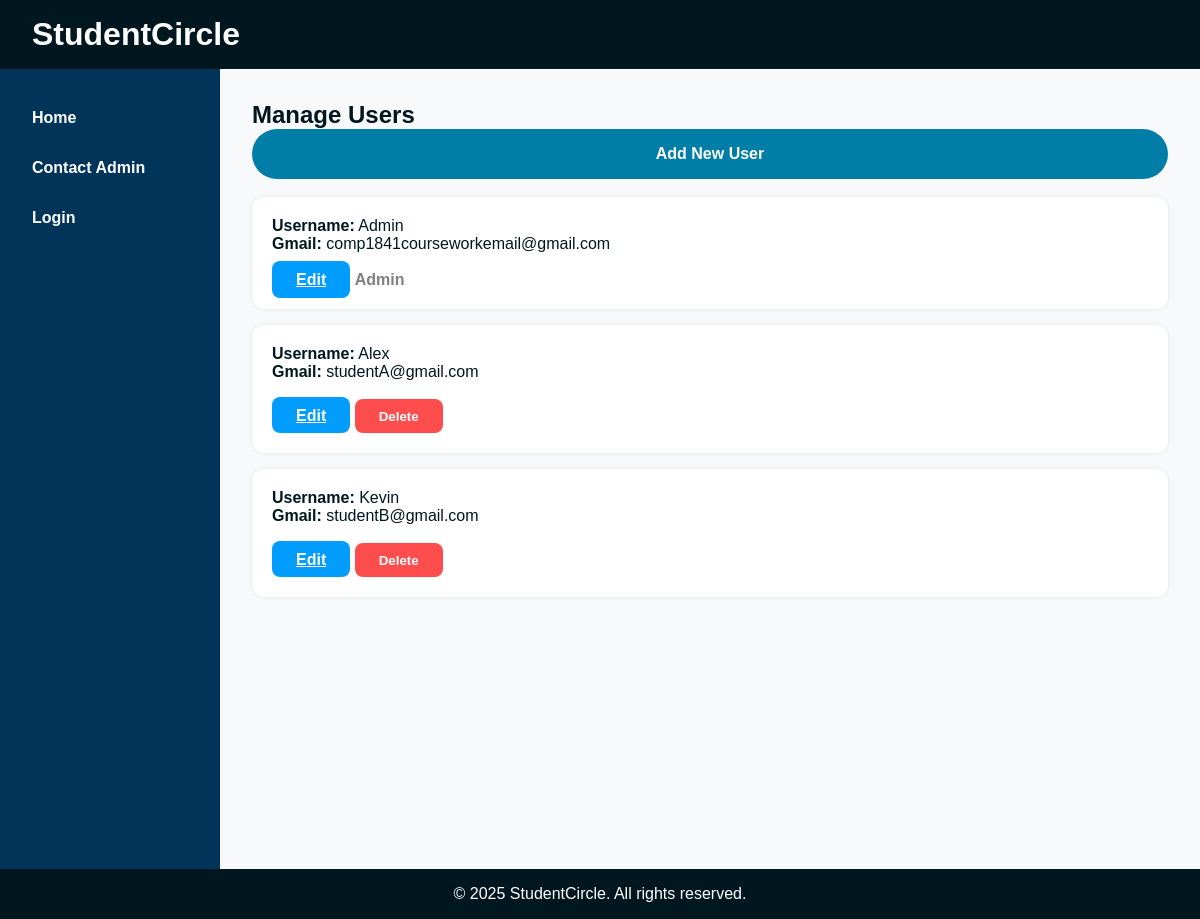
The page /usermanagement/users.php on the database its author committed.
### tables this page shows
CREATE TABLE `users` (
  `id` int(11) NOT NULL,
  `username` varchar(50) NOT NULL,
  `gmail` varchar(100) NOT NULL,
  `password` varchar(255) NOT NULL,
  `role` varchar(20) NOT NULL DEFAULT 'student'
);

### usermanagement/users.php (called while the page is built, shortened)
<?php
require_once '../includes/DatabaseConnection.php';
require_once '../includes/DatabaseFunction.php';
$users = getAllUsers($pdo);
include '../templates/users.html.php';
include '../templates/layout.html.php';

### includes/DatabaseFunction.php (called while the page is built, shortened)
<?php
function getAllUsers($pdo) {
    $stmt = $pdo->query('SELECT * FROM users');
    return $stmt->fetchAll();
}
?>

### templates/users.html.php (the view, shortened to what this page needs)
<h2>Manage Users</h2>
<?php if (!isset($_GET['add']) || $_GET['add'] !== 'new'): ?>
  <a href="users.php?add=new" class="question-post-button">Add New User</a>
<?php endif; ?>
<br />
<?php if (empty($users)): ?>
    <p>No users found.</p>
<?php else: ?>
    <div class="user-list">
        <?php foreach ($users as $user): ?>
            <div class="user-card">
                <p><strong>Username:</strong> <?= htmlspecialchars($user['username']) ?></p>
                <p><strong>Gmail:</strong> <?= htmlspecialchars($user['gmail']) ?></p>
                <br />
                <div class="user-actions">
                    <a href="edituser.php?id=<?= $user['id'] ?>" class="edit-button">Edit</a>
                    <?php if ($user['role'] !== 'admin'): ?>
                        <form action="deleteuser.php" method="POST" onsubmit="return confirm('Are you sure you want to delete this user?');" style="display:inline;">
                            <button type="submit" class="delete-button">Delete</button>
                        </form>
                    <?php else: ?>
                        <span style="color: gray; font-weight: bold;">Admin</span>
                    <?php endif; ?>
                </div>
            </div>
        <?php endforeach; ?>
    </div>
<?php endif; ?>

### css/style.css (style rules this page uses)
* { margin: 0; padding: 0; box-sizing: border-box; }
body { font-family: Arial, sans-serif; background-color: #FFFFFF; color: #00171F; min-height: 100vh; display: flex; flex-direction: column; }
.question-card, .module-card, .user-card { background-color: white; border-radius: 0.75rem; padding: 1.25rem; box-shadow: 0 0 5px rgba(0, 0, 0, 0.08); margin-bottom: 1rem; }
button, .edit-button, .delete-button, .question-post-button, .logout-button, .login-button, .cancel-button, .uni-button, .contact-button { border: none; border-radius: 0.5rem; padding: 0.6rem 1.5rem; font-weight: 600; cursor: pointer; transition: background-color 0.2s ease, transform 0.2s ease; }
.edit-button { background-color: #009dff; color: white; }
.delete-button { background-color: #ff4d4d; color: #ffffff; }
.question-post-button { display: block; width: 100%; background-color: #007EA7; color: white; border-radius: 2rem; padding: 1rem 2rem; font-weight: bold; text-align: center; text-decoration: none; }

### rows shown on the page
users: username "Admin", gmail "comp1841courseworkemail@gmail.com", role "Admin"
users: username "Alex", gmail "studentA@gmail.com"
users: username "Kevin", gmail "studentB@gmail.com"
